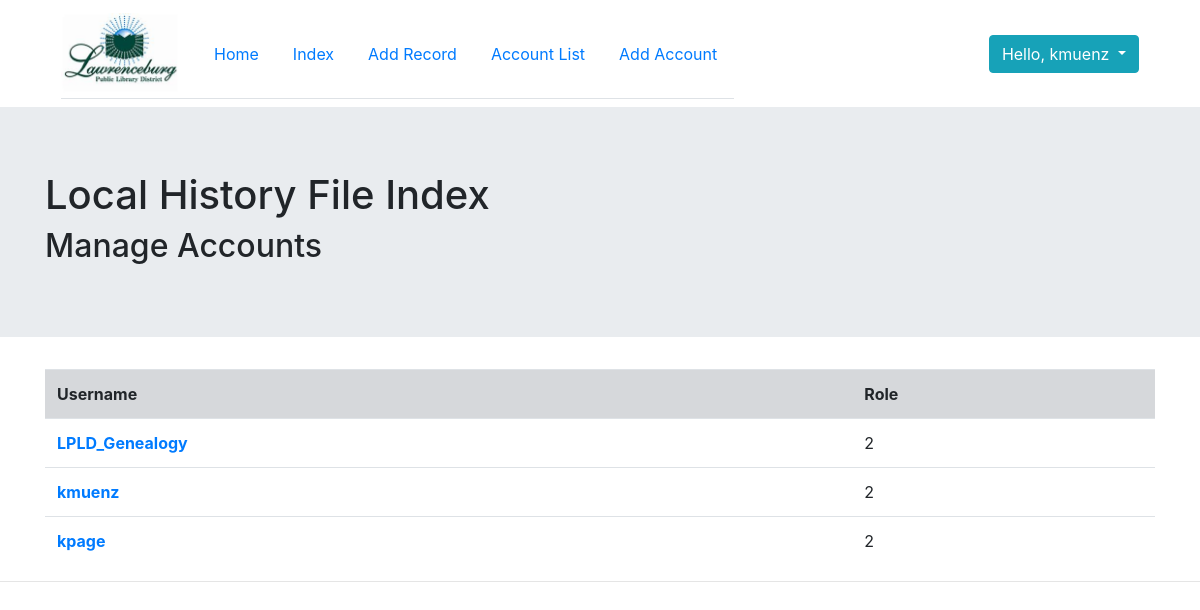
The page /account_list.php (signed in) on the database as committed earlier.
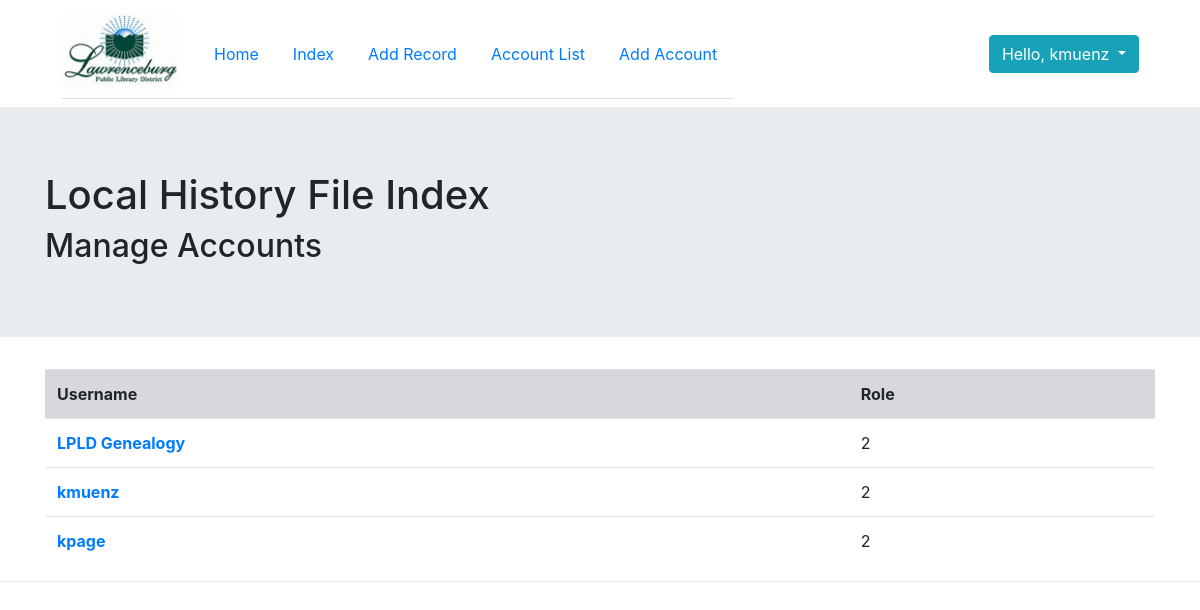
The same page on the database as committed later.
### tables this page shows
CREATE TABLE `users` (
  `id` int(13) NOT NULL,
  `username` varchar(25) NOT NULL,
  `password` varchar(255) NOT NULL,
  `role` int(13) NOT NULL
);

### account_list.php (the view, shortened to what this page needs)
<?php
require_once 'includes/header.php';
require_once 'includes/database.php';
?>
<div class="jumbotron jumbotron-fluid">
    <div class="container">
        <h1>Local History File Index</h1>
        <h2>Manage Accounts</h2>
    </div>
</div>
<div class="container">
    <?php
    $result = mysqli_query($db, "SELECT * FROM users");
    if ($result->num_rows > 0) {
        echo "<table id='myTable2' class='table table-hover'>";
        echo "<tr class='table-secondary'>"
        . "<th>Username</th>"
        . "<th>Role</th>"
        . "</tr>";
        while ($row = $result->fetch_object()) {
            echo "<tr>";
            echo "<td><b><a href='account_details.php?id=" . $row->id . "'</a>" . $row->username . "</b></td>";
            echo "<td>" . $row->role . "</td>";
            echo "</tr>";
        }
        echo "</table>";
    }
    else {
        echo "This database contains no records.";
    }
    ?>
</div>
<?php
require_once 'includes/footer.php';

Rows that differ between the two databases and show on the page:
changed users: username "LPLD_Genealogy" → "LPLD Genealogy"
